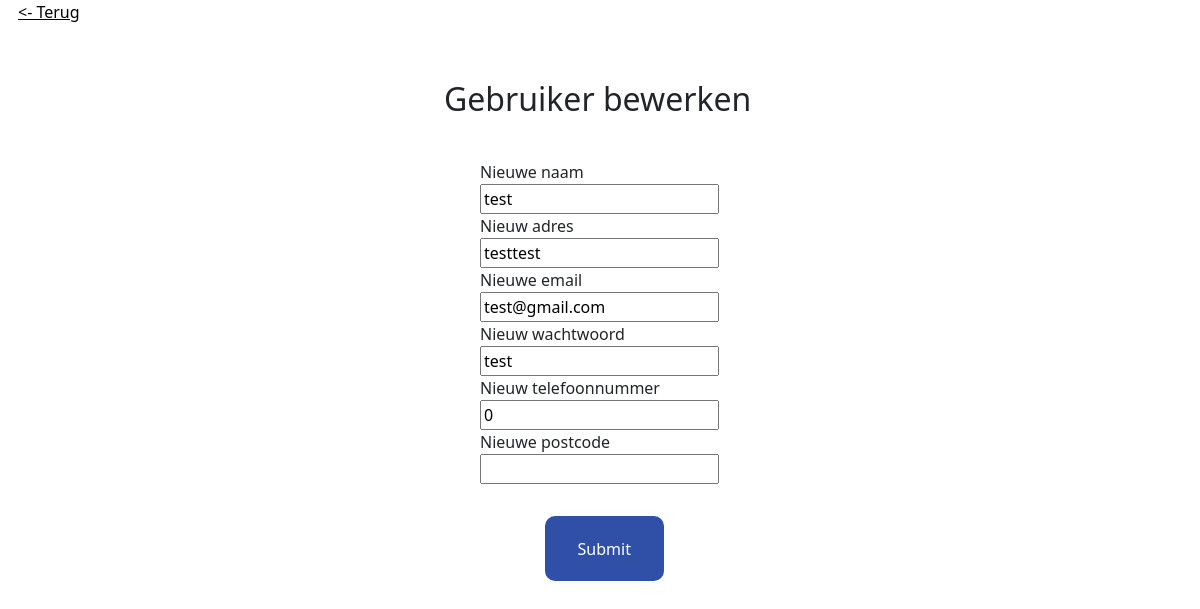
The app's page /edit.php?id=13, older data.
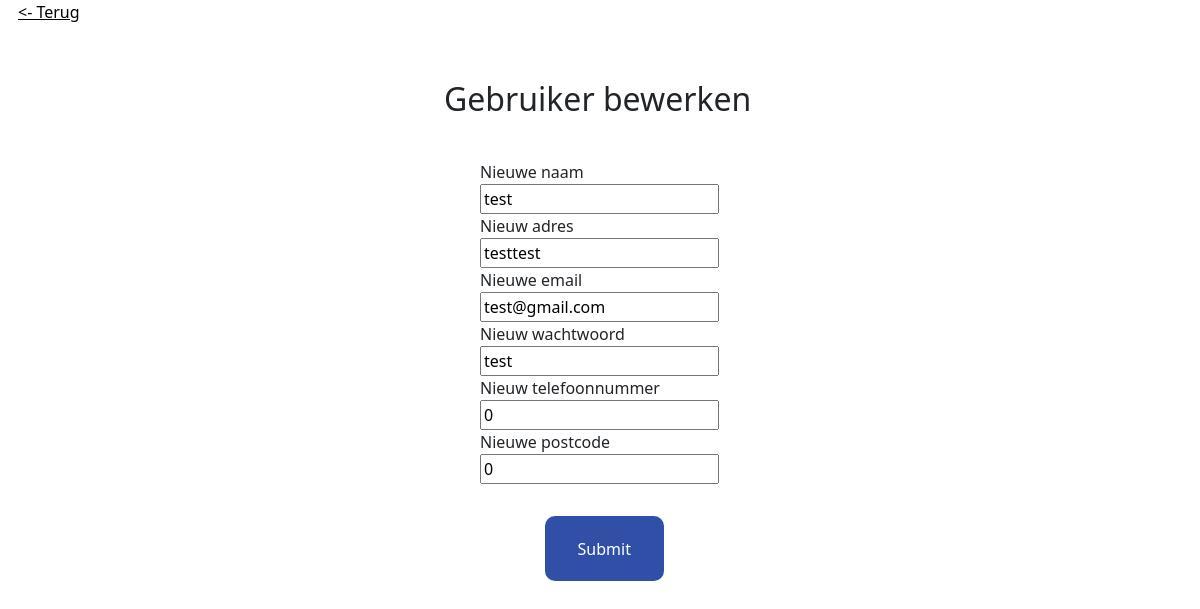
The same page, newer data.
### tables this page shows
CREATE TABLE `user` (
  `id` int(11) NOT NULL,
  `name` varchar(255) NOT NULL,
  `adress` varchar(255) NOT NULL,
  `email` varchar(255) NOT NULL,
  `password` varchar(255) NOT NULL,
  `phonenumber` int(7) NOT NULL,
  `zipcode` varchar(10) NOT NULL,
  `admin` int(45) NOT NULL,
  `can_login` tinyint(1) NOT NULL
);

### edit.php (the view, shortened to what this page needs)
<!DOCTYPE html>
<html lang="en">
<head>
    <link rel="stylesheet" href="css/admin.css">
    <link rel="stylesheet" href="https://cdn.jsdelivr.net/npm/bootstrap@5.2.3/dist/css/bootstrap.min.css"
>
</head>
<?php
    $pdo = connection();
    $id = $_GET["id"];
    $sql = "SELECT * FROM user WHERE id = :id";
    $products = $pdo->prepare($sql);
    $products->bindParam(':id', $id);
    $products->execute();
    $product = $products->fetch(PDO::FETCH_ASSOC);
?>
<body>
    <input type="button" class="button" value="<- Terug" onclick="window.location.href='useroverview.php'" />
    <h2 class="edituser">Gebruiker bewerken</h2>
    <form method="post" action="" class="invoervelden">
        <label for="new_username">Nieuwe naam</label><br>
        <input type="text" id="new_username" name="new_username"  value="<?php echo $product["name"] ?>"><br>
        <label for="new_address">Nieuw adres</label><br>
        <input type="text" id="new_address" name="new_address"  value="<?php echo $product["adress"] ?>"><br>
        <label for="new_email">Nieuwe email</label><br>
        <input type="text" id="new_email" name="new_email"  value="<?php echo $product["email"] ?>"><br>
        <label for="new_password">Nieuw wachtwoord</label><br>
        <input type="text" id="new_password" name="new_password"  value="<?php echo $product["password"] ?>"><br>
        <label for="new_phone">Nieuw telefoonnummer</label><br>
        <input type="text" id="new_phone" name="new_phone"  value="<?php echo $product["phonenumber"] ?>"><br>
        <label for="new_zipcode">Nieuwe postcode</label><br>
        <input type="text" id="new_zipcode" name="new_zipcode"  value="<?php echo $product["zipcode"] ?>"><br>
        <input class="buttonsubmit" type="submit" name="submit" value="Submit">
    </form>
</body>
</html>

Row changes from the older to the newer data that the page shows:
changed user "test": new_zipcode (not shown) → "0"
